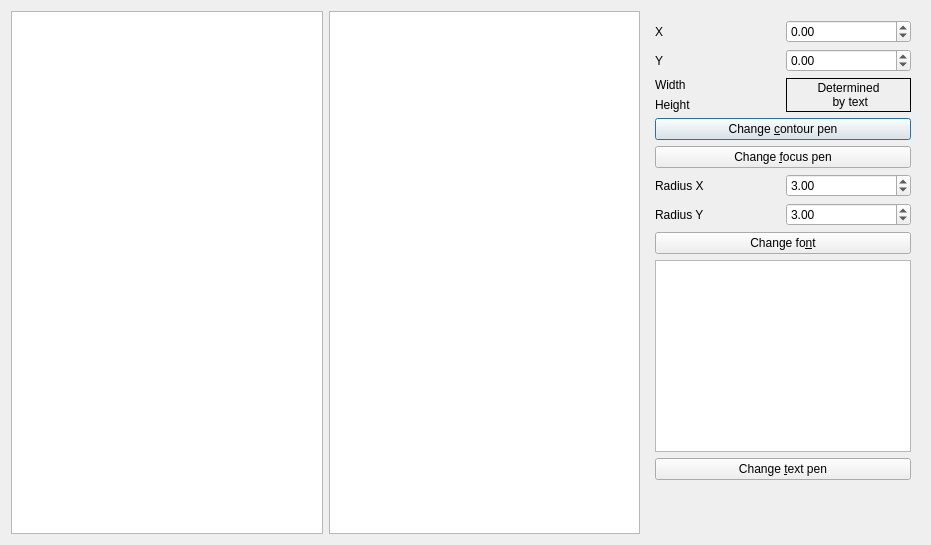
<?xml version="1.0" encoding="UTF-8"?>
<ui version="4.0">
 <class>QtTestQtRoundedEditRectItemModifyDialog</class>
 <widget class="QDialog" name="QtTestQtRoundedEditRectItemModifyDialog">
  <property name="geometry">
   <rect>
    <x>0</x>
    <y>0</y>
    <width>931</width>
    <height>545</height>
   </rect>
  </property>
  <property name="windowTitle">
   <string>TestQtRoundedEditRectItem</string>
  </property>
  <property name="windowIcon">
   <iconset resource="ToolTestQtRoundedEditRectItem.qrc">
    <normaloff>:/images/ToolTestQtRoundedEditRectItemIcon.png</normaloff>:/images/ToolTestQtRoundedEditRectItemIcon.png</iconset>
  </property>
  <layout class="QHBoxLayout" name="horizontalLayout">
   <item>
    <widget class="QGraphicsView" name="view_left"/>
   </item>
   <item>
    <widget class="QGraphicsView" name="view_right"/>
   </item>
   <item>
    <widget class="QWidget" name="widget" native="true">
     <layout class="QGridLayout" name="gridLayout">
      <item row="3" column="0">
       <widget class="QLabel" name="label_height">
        <property name="text">
         <string>Height</string>
        </property>
       </widget>
      </item>
      <item row="2" column="0">
       <widget class="QLabel" name="label_width">
        <property name="text">
         <string>Width</string>
        </property>
       </widget>
      </item>
      <item row="11" column="0">
       <spacer name="verticalSpacer">
        <property name="orientation">
         <enum>Qt::Vertical</enum>
        </property>
        <property name="sizeHint" stdset="0">
         <size>
          <width>20</width>
          <height>40</height>
         </size>
        </property>
       </spacer>
      </item>
      <item row="0" column="0">
       <widget class="QLabel" name="label_x">
        <property name="text">
         <string>X</string>
        </property>
       </widget>
      </item>
      <item row="6" column="1">
       <widget class="QDoubleSpinBox" name="box_radius_x">
        <property name="value">
         <double>3.000000000000000</double>
        </property>
       </widget>
      </item>
      <item row="7" column="0">
       <widget class="QLabel" name="label_radius_y">
        <property name="text">
         <string>Radius Y</string>
        </property>
       </widget>
      </item>
      <item row="1" column="0">
       <widget class="QLabel" name="label_y">
        <property name="text">
         <string>Y</string>
        </property>
       </widget>
      </item>
      <item row="6" column="0">
       <widget class="QLabel" name="label_radius_x">
        <property name="text">
         <string>Radius X</string>
        </property>
       </widget>
      </item>
      <item row="7" column="1">
       <widget class="QDoubleSpinBox" name="box_radius_y">
        <property name="value">
         <double>3.000000000000000</double>
        </property>
       </widget>
      </item>
      <item row="4" column="0" colspan="2">
       <widget class="QPushButton" name="button_contour_pen">
        <property name="text">
         <string>Change &amp;contour pen</string>
        </property>
       </widget>
      </item>
      <item row="5" column="0" colspan="2">
       <widget class="QPushButton" name="button_focus_pen">
        <property name="text">
         <string>Change &amp;focus pen</string>
        </property>
       </widget>
      </item>
      <item row="0" column="1">
       <widget class="QDoubleSpinBox" name="box_x">
        <property name="minimum">
         <double>-999999999.000000000000000</double>
        </property>
        <property name="maximum">
         <double>999999999.000000000000000</double>
        </property>
       </widget>
      </item>
      <item row="1" column="1">
       <widget class="QDoubleSpinBox" name="box_y">
        <property name="minimum">
         <double>-999999999.000000000000000</double>
        </property>
        <property name="maximum">
         <double>999999999.000000000000000</double>
        </property>
       </widget>
      </item>
      <item row="8" column="0" colspan="2">
       <widget class="QPushButton" name="button_font">
        <property name="text">
         <string>Change fo&amp;nt</string>
        </property>
       </widget>
      </item>
      <item row="9" column="0" colspan="2">
       <widget class="QPlainTextEdit" name="text"/>
      </item>
      <item row="10" column="0" colspan="2">
       <widget class="QPushButton" name="button_text_pen">
        <property name="text">
         <string>Change &amp;text pen</string>
        </property>
       </widget>
      </item>
      <item row="2" column="1" rowspan="2">
       <widget class="QLabel" name="label">
        <property name="frameShape">
         <enum>QFrame::Box</enum>
        </property>
        <property name="text">
         <string>Determined
 by text</string>
        </property>
        <property name="alignment">
         <set>Qt::AlignCenter</set>
        </property>
       </widget>
      </item>
     </layout>
    </widget>
   </item>
  </layout>
 </widget>
 <resources>
  <include location="ToolTestQtRoundedEditRectItem.qrc"/>
 </resources>
 <connections/>
</ui>
